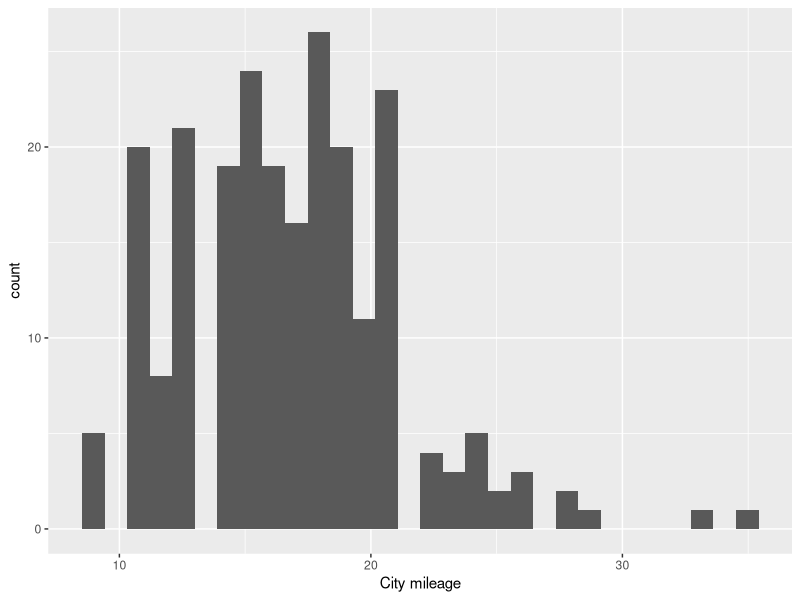
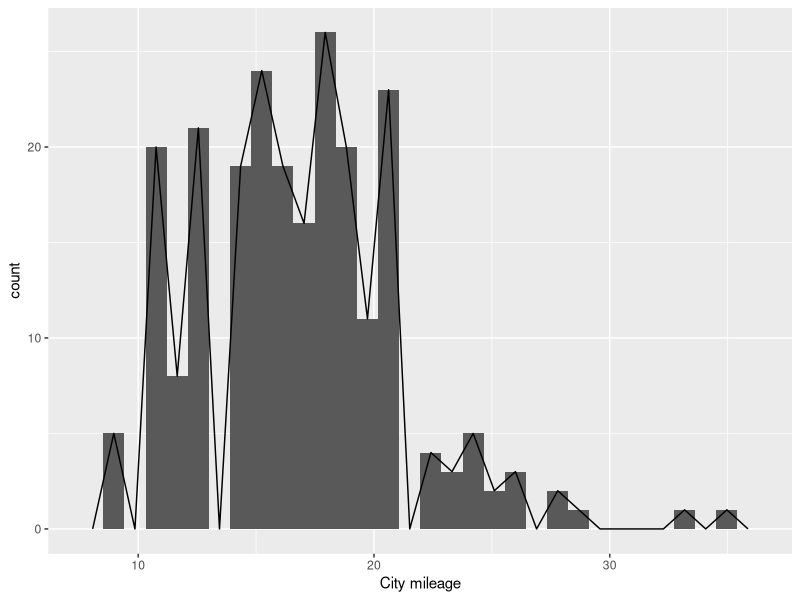
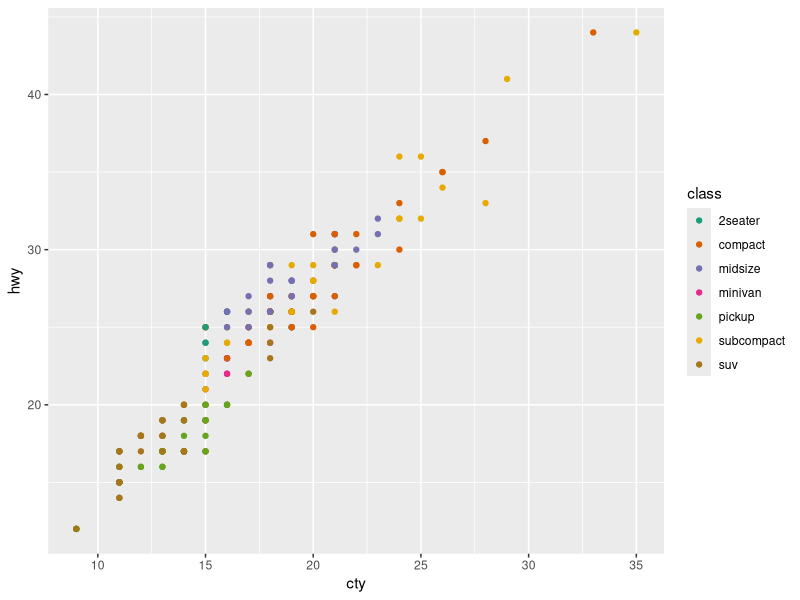

The R script that drew these images, in order:
## ---- chunk 1
library(ggplot2)
library(tidyverse)
## ---- chunk 2
# Histogramm
ggplot(mpg, aes(x = cty)) + 
  geom_histogram() +
  labs(x = "City mileage")
## ---- chunk 3
# Histogramm + Häufigkeitslinie (gelayert)
ggplot(mpg, aes(x = cty)) + 
  geom_histogram() +
  geom_freqpoly() +
  labs(x = "City mileage")
## ---- chunk 4
# Scatter Plot mit Farb-Codierung nach Fahrzeugklasse
ggplot(mpg, aes(x = cty,
                y = hwy,
                color = class)) + 
  geom_point() +
  scale_color_brewer(palette = "Dark2")
## ---- chunk 5
# Optional: Regression hinzufügen (auskommentiert)
# ggplot(mpg, aes(x = cty, y = hwy)) +
#   geom_point() +
#   geom_smooth(method = "lm")
## ---- chunk 6
# Gerichteter t-Test
t.test(
  cty ~ class,
  data = mpg %>% filter(class %in% c("suv", "compact")),
  alternative = "less"
)
